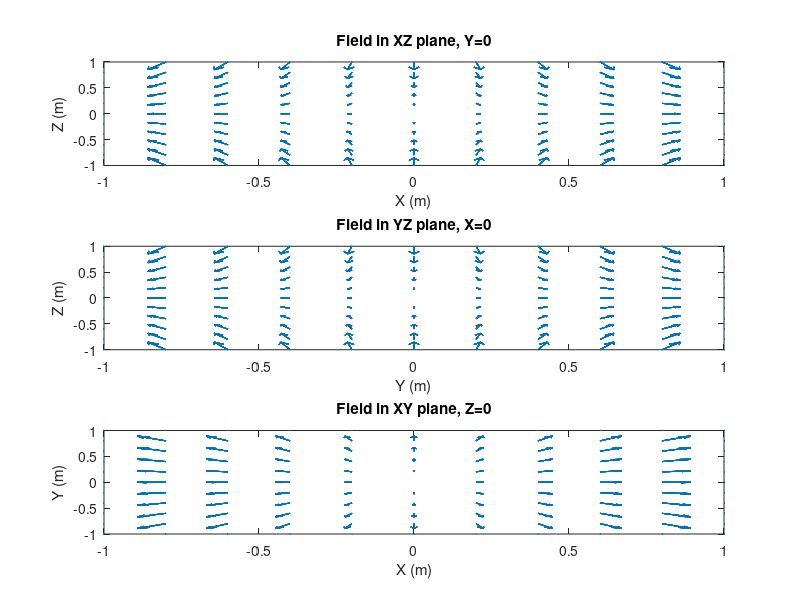
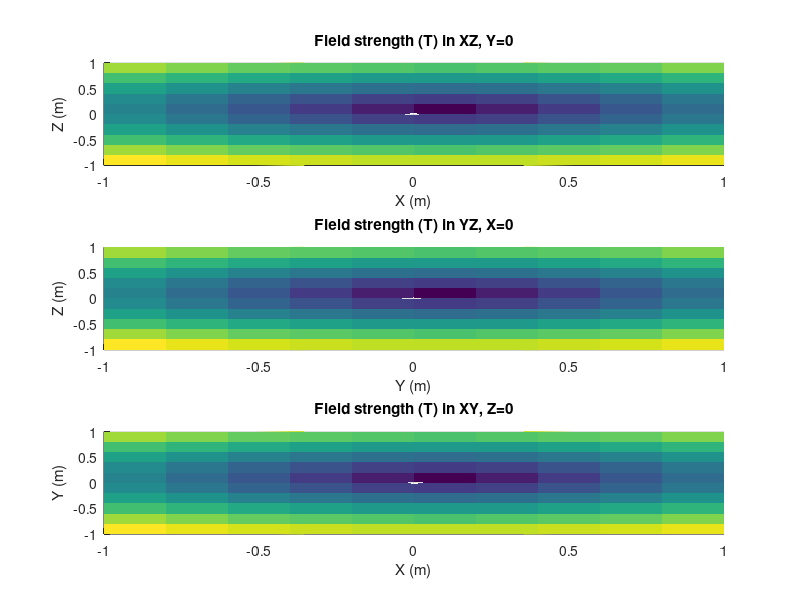
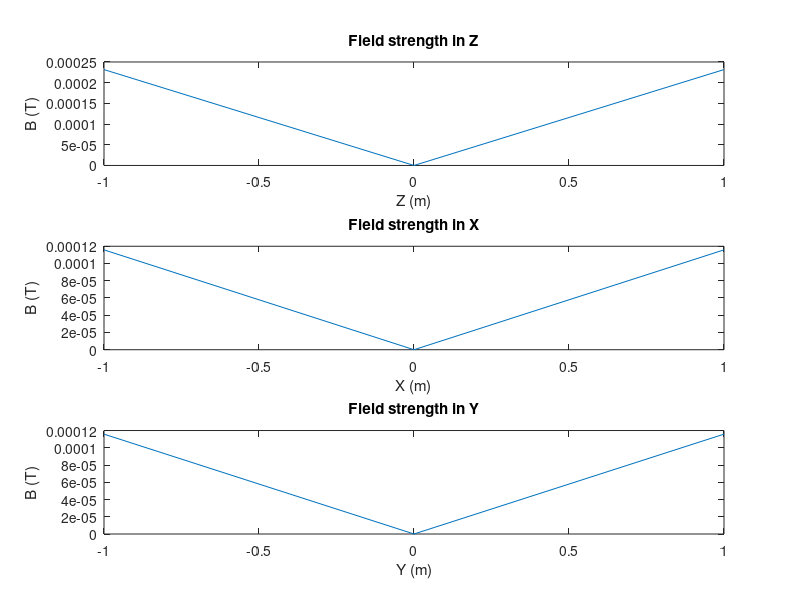

Write the MATLAB code that produced these figures, in order.
% Author: Huan Q. Bui
% Date: August 10, 2021

% SIMULATE Anti-Helmholtz magnetic field

clear

mu0 = 4*pi*10^(-7);
I = 10; % current in each coil, in Amperes
N = 16; % winding number
a = 0.2; % coil radius, in m
b = 0.15; % 1/2 distance between coils, in m
C = 3*mu0*I*a^2*b/(2*(a^2 + b^2)^(5/2)); % constant

x_bound = 1;
y_bound = 1;
z_bound = 1;
spacing = 0.2;

x = -x_bound:spacing:x_bound;
y = -y_bound:spacing:y_bound;
z = -z_bound:spacing:z_bound;

[X,Y,Z] = meshgrid(x,y,z);

% magnetic fields formula
% Bfield = @(x,y,z) [C.*x C.*y -2*C.*z]; 
% Bfield_XZ = @(x,z) [C.*x -2*C.*z];

h = figure(1)

% magnetic field in XZ plane
subplot(3,1,1)
quiver(X,Z,C.*X,-2*C.*Z);
xlabel('X (m)')
ylabel('Z (m)')
title('Field in XZ plane, Y=0')
xlim([-x_bound x_bound])
ylim([-z_bound z_bound])


subplot(3,1,2)
% magnetic field in YZ plane
quiver(Y,Z,C.*Y,-2*C.*Z);
xlabel('Y (m)')
ylabel('Z (m)')
title('Field in YZ plane, X=0')
xlim([-y_bound y_bound])
ylim([-z_bound z_bound])

subplot(3,1,3)
% magnetic field in XY plane
quiver(X,Y,C.*X,C.*Y);
xlabel('X (m)')
ylabel('Y (m)')
title('Field in XY plane, Z=0')
xlim([-x_bound x_bound])
ylim([-y_bound y_bound])


% Magnetic field strengths in 2D
g = figure(2)

subplot(3,1,1)
[X_XZ,Z_XZ] = meshgrid(x,z);
B_strength_XZ = sqrt((C.*X_XZ).^2  + (-2*C.*Z_XZ).^2);
surfc(X_XZ,Z_XZ,B_strength_XZ,'LineStyle' ,'none');
view(2)
xlabel('X (m)')
ylabel('Z (m)')
title('Field strength (T) in XZ, Y=0')

subplot(3,1,2)
[Y_YZ,Z_YZ] = meshgrid(y,z);
B_strength_YZ = sqrt((C.*Y_YZ).^2  + (-2*C.*Z_YZ).^2);
surfc(Y_YZ,Z_YZ,B_strength_YZ,'LineStyle' ,'none');
view(2)
xlabel('Y (m)')
ylabel('Z (m)')
title('Field strength (T) in YZ, X=0')

subplot(3,1,3)
[X_XY,Y_XY] = meshgrid(x,y);
B_strength_XY = sqrt((C.*X_XY).^2  + (-2*C.*Y_XY).^2);
surfc(X_XY,Y_XY,B_strength_XY,'LineStyle' ,'none');
view(2)
xlabel('X (m)')
ylabel('Y (m)')
title('Field strength (T) in XY, Z=0')

% magnetic field strengths in 1D
k = figure(3)
% X=0,Y=0
subplot(3,1,1)
plot(z,abs(-2*C.*z))
xlabel('Z (m)')
ylabel('B (T)')
title('Field strength in Z')
% Y=0,Z=0
subplot(3,1,2)
plot(x, abs(C.*x))
xlabel('X (m)')
ylabel('B (T)')
title('Field strength in X')
% X=0,Z=0
subplot(3,1,3)
plot(y, abs(C.*y))
xlabel('Y (m)')
ylabel('B (T)')
title('Field strength in Y')
